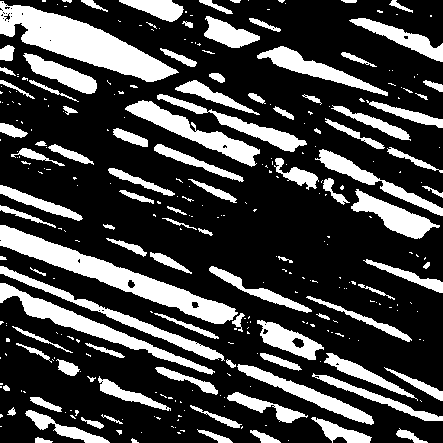
#> input picture data/Max_Fib_Mask_Y2703_0.tif, 443 x 443 px, shrunk from 1024 x 1024 before the run; its folder holds 4 pictures in this run
$ jupyter execute --allow-errors jack_bootcamp.ipynb
#> lines starting #> are read from the running program, lines starting #| are printed output that depends on the picture; after the words box and inside, x2 and y2 are one past the last pixel; in counts of white or black regions, pixels touching at a corner belong together
[cell 1]
# Logic and structure by Jack McDonald, with coding support from ChatGPT-4.
# Script runs in Python 3.11 or later.
# Sorry Mat, It's pretty different to the task you asked for but hopefully it demonsrates the neccessary competency?
# thanks for showing me python it is already really helpul for my work.


import matplotlib.pyplot as plt
import numpy as np
import os
import glob
from skimage.morphology import remove_small_objects, binary_opening
from skimage.io import imread
from scipy.ndimage import binary_dilation
import pandas as pd

# Input and output directories
# Set relative paths assuming script is in the repo root
maskDir = os.path.join("data")
output_dir = os.path.join("output")

os.makedirs(output_dir, exist_ok=True)
# --- Match FIB and MBP Masks ---
fList = glob.glob(os.path.join(maskDir, "*.tif"))
fib_dict = {
    os.path.basename(f).replace("Max_Fib_Mask_", "").replace(".tif", ""): f
    for f in fList if os.path.basename(f).startswith("Max_Fib")
}
mbp_dict = {
    os.path.basename(f).replace("Max_MBP_Mask_", "").replace(".tif", ""): f
    for f in fList if os.path.basename(f).startswith("Max_MBP")
}
matching_keys = sorted(set(fib_dict.keys()) & set(mbp_dict.keys()))

results = []

for key in matching_keys:
    fib_img = imread(fib_dict[key])
#> fib_img: shape (443, 443); values 1 (black) and 2 (white), 26.3% white; 309 white regions (209 under 20 px), largest, box (x1, y1, x2, y2) and area: (0, 1, 179, 82) 5500, (0, 225, 238, 324) 4963, (0, 283, 215, 375) 2687
    mbp_img = imread(mbp_dict[key])
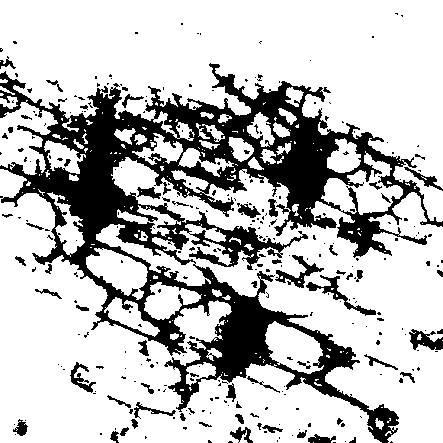
#> input picture data/Max_MBP_Mask_Y2703_0.tif, 443 x 443 px, shrunk from 1024 x 1024 before the run
#> mbp_img: shape (443, 443); values 1 (black) and 2 (white), 74.7% white; 299 black regions (237 under 20 px), largest, box (x1, y1, x2, y2) and area: (0, 63, 443, 443) 43209, (306, 275, 376, 316) 504, (275, 255, 324, 288) 458

    # Thresholding and binary mask creation
    fib_img = np.where(fib_img > 1, 255, 0).astype(np.uint8)
    fib_img = 255 - fib_img
    fib_img = binary_opening(fib_img)
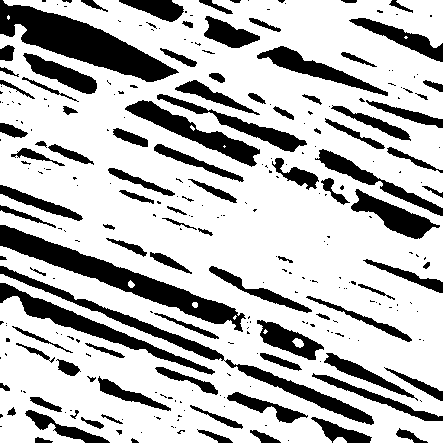
#> fib_img: shape (443, 443) bool; 73.5% white; 284 black regions (185 under 20 px), largest, box (x1, y1, x2, y2) and area: (0, 0, 179, 82) 5545, (0, 225, 246, 332) 5105, (0, 266, 374, 425) 3626
    fib_img = remove_small_objects(fib_img, min_size=1000)
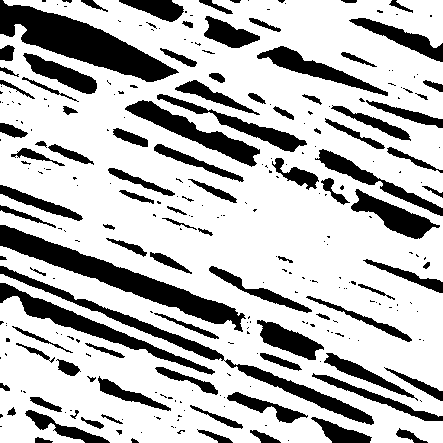
#> fib_img: shape (443, 443) bool; 73.4% white; 284 black regions (185 under 20 px), largest, box (x1, y1, x2, y2) and area: (0, 0, 179, 82) 5556, (0, 225, 246, 332) 5183, (0, 266, 374, 425) 3626

    mbp_img = np.where(mbp_img > 1, 255, 0).astype(np.uint8)
    mbp_img = 255 - mbp_img
    mbp_img = remove_small_objects(mbp_img, min_size=300)

    fib_mask = fib_img.astype(bool)
    mbp_mask = mbp_img.astype(bool)

    overlap = mbp_mask & fib_mask
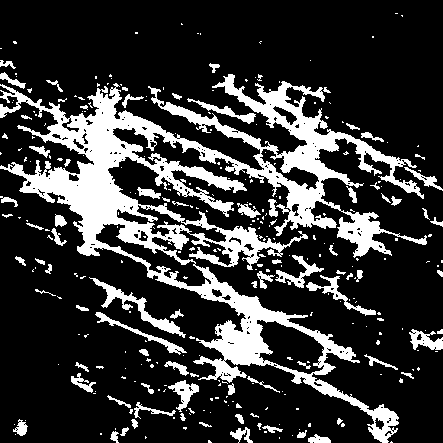
#> overlap: shape (443, 443) bool; 21.5% white; 304 white regions (223 under 20 px), largest, box (x1, y1, x2, y2) and area: (0, 74, 427, 443) 32853, (89, 277, 186, 338) 923, (306, 275, 376, 316) 503
    percent_colocalized = 100 * np.sum(overlap) / np.sum(mbp_mask) if np.sum(mbp_mask) > 0 else np.nan
#> percent_colocalized = 85.07

    results.append({
        'filename': key,
        'percent_colocalized': percent_colocalized,
        'mbp_area': np.sum(mbp_mask),
        'fib_area': np.sum(fib_mask),
        'overlap_area': np.sum(overlap)
    })

# --- Save Results (wide format) ---
df = pd.DataFrame(results)
#> df = table of 1 rows and 5 columns
df.to_csv(os.path.join(output_dir, "mbp_fib_colocalization_metrics.csv"), index=False)

# --- Convert to long format ---
def extract_group(filename):
    return filename[0]

def extract_replicate(filename):
    import re
    match = re.search(r'(\d{4})', filename)
    return match.group(1) if match else filename

long_df = pd.DataFrame({
    "Group": [extract_group(row['filename']) for row in results],
    "Replicate": [extract_replicate(row['filename']) for row in results],
    "Value": [row['percent_colocalized'] for row in results]
})
#> long_df = table of 1 rows and 3 columns
long_df.to_csv(os.path.join(output_dir, "mbp_fib_colocalization_long.csv"), index=False)

# --- Analysis and Plotting ---
import seaborn as sns
from statsmodels.formula.api import ols
import statsmodels.api as sm
from statsmodels.stats.multicomp import pairwise_tukeyhsd
import statsmodels.formula.api as smf

sns.set(style="whitegrid", context="talk")

# Load and clean data
df = long_df.copy()
#> df = table of 1 rows and 3 columns
df.columns = df.columns.str.strip()
df = df.dropna(subset=["Group", "Replicate", "Value"]).reset_index(drop=True)
df["Replicate"] = df["Replicate"].astype(str)

# Normalization by vehicle
control_group = "Y"
vehicle_means = df[df["Group"] == control_group].groupby("Replicate")["Value"].mean()

def normalize_percent(row):
    rep = row["Replicate"]
    if rep in vehicle_means:
        baseline = vehicle_means[rep]
#> baseline = 85.07
        return ((row["Value"] - baseline) / baseline * 100)
    else:
        return None

df["PercentChange"] = df.apply(normalize_percent, axis=1)

# --- Plot: Raw Values ---
plt.figure(figsize=(8, 5))
sns.stripplot(data=df, x="Group", y="Value", hue="Replicate", dodge=False, jitter=False, alpha=0.8, size=8)
sns.boxplot(data=df, x="Group", y="Value", color="white", width=0.3, showcaps=False)
plt.title("Raw Values by Group")
plt.ylabel("Raw Value")
plt.legend(bbox_to_anchor=(1.05, 1), loc='upper left')
plt.tight_layout()
plt.show()
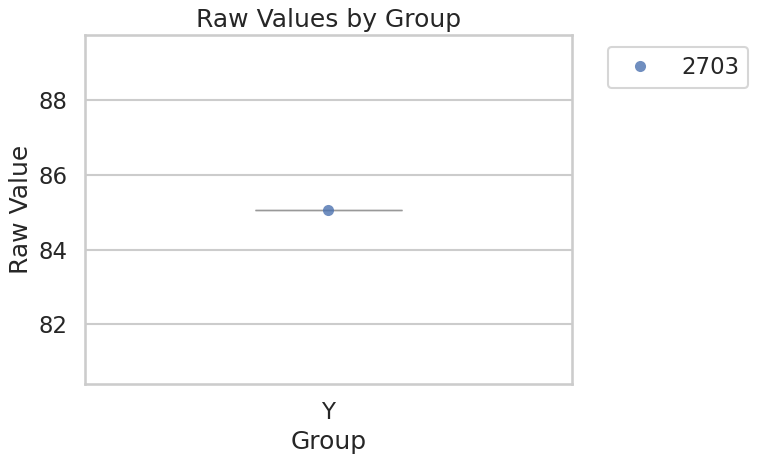
#> figure drawn by matplotlib, 1 panel

# --- Plot: Percent Change from Vehicle ---
group_order = df["Group"].unique().tolist()
#> group_order = ['Y']
df_valid = df[df["Group"].notna()]
#> df_valid = table of 1 rows and 4 columns

plt.figure(figsize=(8, 5))
sns.boxplot(
    data=df_valid, x="Group", y="PercentChange", palette="Set3", color="white",
    width=0.3, showcaps=False, order=group_order
)
sns.stripplot(
    data=df_valid, x="Group", y="PercentChange",
    dodge=False, jitter=True, size=8, order=group_order,
    marker="o", linewidth=1.5, edgecolor="k", alpha=1
)
plt.axhline(0, color='black', linestyle='--', linewidth=1)
plt.title("Colocalized MBP/Total MBP")
plt.ylabel("Percent Change from Vehicle Mean")
plt.xticks(fontsize=20)
plt.xlabel("")
plt.legend([], [], frameon=False)
plt.grid(False)
plt.tight_layout()
plt.gcf().patch.set_alpha(0)
plt.gca().patch.set_alpha(0)
plt.show()
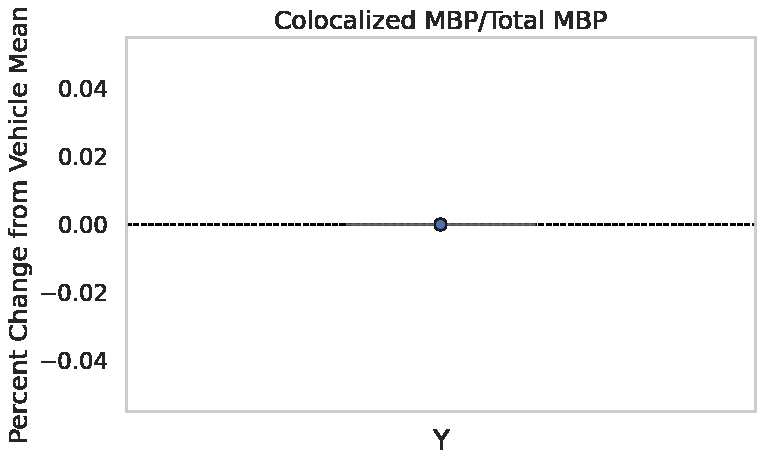
#> figure drawn by matplotlib, 1 panel

# --- Statistics: Mixed Linear Model ---
df["Group"] = pd.Categorical(df["Group"], categories=["Y", "X", "Z"], ordered=True)
#> (the rest of this cell did not finish here and is left out)
